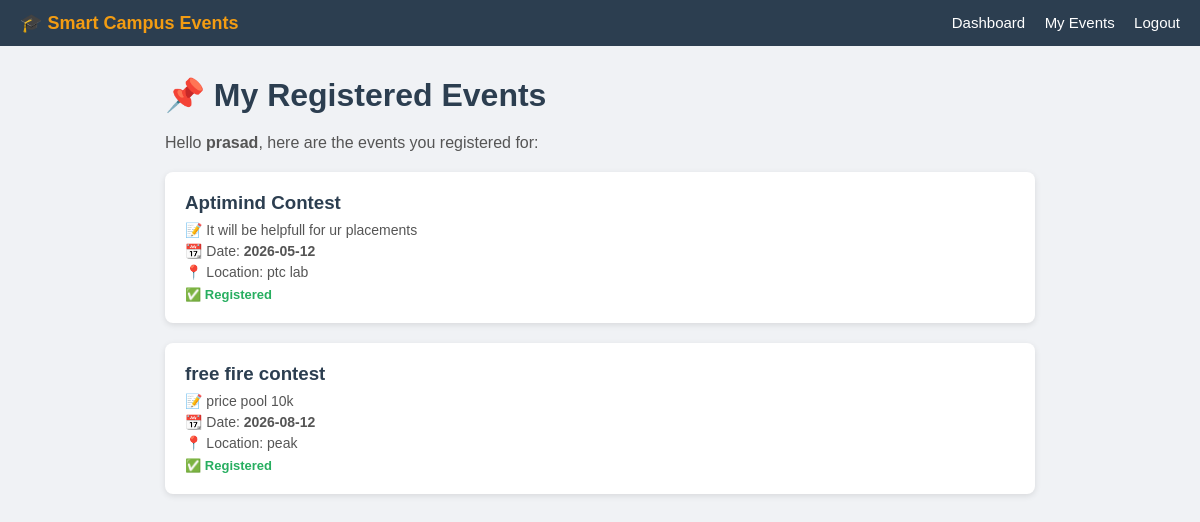
The app's page /my-events (signed in) with its own data.
### models.py (models this page shows)
class User(Base):
    __tablename__ = "users"
    id = Column(Integer, primary_key=True, index=True)
    name = Column(String(100), nullable=False)
    email = Column(String(100), unique=True, nullable=False)
    password = Column(String(100), nullable=False)
    role = Column(String(20), default="student")  # "student" or "admin"

class Event(Base):
    __tablename__ = "events"
    id = Column(Integer, primary_key=True, index=True)
    title = Column(String(200), nullable=False)
    description = Column(Text, nullable=True)
    date = Column(String(50), nullable=False)
    location = Column(String(200), nullable=True)

### main.py (the view)
@app.get("/my-events", response_class=HTMLResponse)
def my_events(request: Request, db: Session = Depends(database.get_db)):
    user = get_current_user(request, db)
    if not user:
        return RedirectResponse(url="/login", status_code=302)
    registrations = db.query(models.Registration).filter(
        models.Registration.user_id == user.id
    ).all()
    event_ids = [r.event_id for r in registrations]
    my_event_list = db.query(models.Event).filter(models.Event.id.in_(event_ids)).all()
    return templates.TemplateResponse(
        "my_events.html",
        {"request": request, "user": user, "events": my_event_list},
    )

### templates/my_events.html (shortened to what this page needs)
<!DOCTYPE html>
<html lang="en">
<head>
    <link rel="stylesheet" href="/static/style.css">
</head>
<body>
<nav>
    <span class="brand">🎓 Smart Campus Events</span>
    <div>
        <a href="/dashboard">Dashboard</a>
        <a href="/my-events">My Events</a>
        <a href="/logout">Logout</a>
    </div>
</nav>
<div class="container">
    <h1>📌 My Registered Events</h1>
    <p style="margin-bottom:20px; color:#555;">Hello <strong>{{ user.name }}</strong>, here are the events you registered for:</p>
    {% if events %}
        {% for event in events %}
        <div class="card">
            <h3>{{ event.title }}</h3>
            <p>📝 {{ event.description }}</p>
            <p>📆 Date: <strong>{{ event.date }}</strong></p>
            <p>📍 Location: {{ event.location if event.location else "TBA" }}</p>
            <span class="registered-tag">✅ Registered</span>
        </div>
        {% endfor %}
    {% else %}
        <div class="card">
            <p>You have not registered for any events yet.</p>
            <br>
            <a href="/dashboard" class="btn btn-primary">Browse Events</a>
        </div>
    {% endif %}
</div>
</body>
</html>

### static/style.css (style rules this page uses)
* { margin: 0; padding: 0; box-sizing: border-box; }
body { font-family: Arial, sans-serif; background-color: #f0f2f5; color: #333; }
nav { background-color: #2c3e50; padding: 12px 20px; display: flex; justify-content: space-between; align-items: center; }
nav a { color: white; text-decoration: none; margin-left: 15px; font-size: 15px; }
nav .brand { font-size: 18px; font-weight: bold; color: #f39c12; }
.container { max-width: 900px; margin: 30px auto; padding: 0 15px; }
.card { background-color: white; border-radius: 8px; padding: 20px; margin-bottom: 20px; box-shadow: 0 2px 6px rgba(0,0,0,0.1); }
.card h3 { color: #2c3e50; margin-bottom: 8px; }
.card p { font-size: 14px; color: #555; margin-bottom: 5px; }
h1 { color: #2c3e50; margin-bottom: 20px; }
.registered-tag { color: #27ae60; font-weight: bold; font-size: 13px; }

### records on screen
User: name "prasad"
Event: title "Aptimind Contest", description "It will be helpfull for ur placements", date "2026-05-12", location "ptc lab"
Event: title "free fire contest", description "price pool 10k", date "2026-08-12", location "peak"
